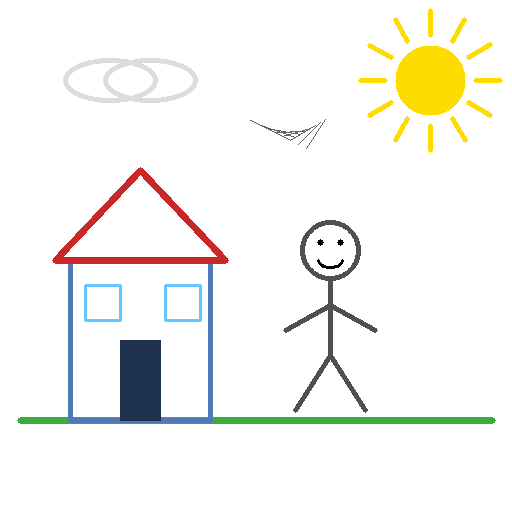
#> input picture Backend/sample_images/sample_child_art_01.png, 512 x 512 px, found by its file name
$ python analyze_art.py sample_images/sample_child_art_01.png --age-group 8-10   (older library calls are emulated)
#> lines starting #> are read from the running program, lines starting #| are printed output that depends on the picture; after the words box and inside, x2 and y2 are one past the last pixel; in counts of white or black regions, pixels touching at a corner belong together
### Backend/src/art_feature_extractor.py
"""
art_feature_extractor.py

Extract OpenCV features from child art/drawing images.

Safe purpose:
    Screening/research feature extraction only.
    Do not use this tool to diagnose trauma, abuse, rape, or mental illness.

Main outputs:
    - color features
    - line/stroke features
    - shape/composition features
    - texture features

Usage:
    python src/art_feature_extractor.py path/to/drawing.jpg --out extracted_features.csv
"""

from __future__ import annotations

import argparse
from pathlib import Path
from typing import Dict, Any, List, Tuple

import cv2
import numpy as np
import pandas as pd


FEATURE_COLUMNS = [
    "age_group",
    "drawing_prompt",
    "scan_quality_score",
    "mean_hue_deg",
    "mean_saturation",
    "mean_value_brightness",
    "warm_color_ratio",
    "cool_color_ratio",
    "dark_color_ratio",
    "bright_color_ratio",
    "red_ratio",
    "blue_ratio",
    "green_ratio",
    "yellow_ratio",
    "black_gray_ratio",
    "dominant_color_count",
    "color_variety_score",
    "edge_density",
    "line_count",
    "avg_line_length_px",
    "line_length_std_px",
    "stroke_thickness_avg_px",
    "stroke_thickness_std_px",
    "broken_line_ratio",
    "horizontal_line_ratio",
    "vertical_line_ratio",
    "diagonal_line_ratio",
    "curved_line_ratio",
    "orientation_entropy",
    "closed_contour_ratio",
    "shape_count",
    "object_count",
    "drawing_area_ratio",
    "whitespace_ratio",
    "center_occupancy_ratio",
    "left_right_symmetry_score",
    "top_bottom_balance_score",
    "texture_entropy",
    "contrast_score",
    "scribble_density",
    "erasure_marks_ratio",
    "pressure_proxy_darkness",
]


def safe_ratio(a: float, b: float) -> float:
    return float(a) / float(b) if b else 0.0


def load_image(image_path: Path, size: int = 512) -> np.ndarray:
    img = cv2.imread(str(image_path))
    if img is None:
        raise ValueError(f"Cannot read image: {image_path}")
    return cv2.resize(img, (size, size), interpolation=cv2.INTER_AREA)


def color_features(img_bgr: np.ndarray) -> Dict[str, Any]:
    h, w = img_bgr.shape[:2]
    total = h * w

    hsv = cv2.cvtColor(img_bgr, cv2.COLOR_BGR2HSV).astype(np.float32)
    hue_deg = hsv[:, :, 0] * 2.0
    sat = hsv[:, :, 1] / 255.0
    val = hsv[:, :, 2] / 255.0

    colored_pixels = (sat > 0.18) & (val > 0.18)

    warm = ((hue_deg <= 75) | (hue_deg >= 320)) & colored_pixels
    cool = (hue_deg >= 160) & (hue_deg <= 280) & colored_pixels
    dark = val < 0.30
    bright = val > 0.75

    red = ((hue_deg < 25) | (hue_deg > 335)) & (sat > 0.25) & (val > 0.20)
    blue = (hue_deg >= 180) & (hue_deg <= 260) & (sat > 0.25) & (val > 0.20)
    green = (hue_deg >= 80) & (hue_deg <= 160) & (sat > 0.25) & (val > 0.20)
    yellow = (hue_deg >= 40) & (hue_deg <= 75) & (sat > 0.25) & (val > 0.20)
    black_gray = (sat < 0.18) & (val < 0.55)

    # Dominant color count using HSV bins that cover at least 1% of image.
    hue_bins = np.floor(hue_deg[colored_pixels] / 30).astype(int)
    dominant_color_count = 0
    if hue_bins.size:
        counts = np.bincount(np.clip(hue_bins, 0, 11), minlength=12)
        dominant_color_count = int(np.sum(counts > (0.01 * total)))

    return {
        "mean_hue_deg": float(np.mean(hue_deg[colored_pixels])) if np.any(colored_pixels) else 0.0,
        "mean_saturation": float(np.mean(sat)),
        "mean_value_brightness": float(np.mean(val)),
        "warm_color_ratio": safe_ratio(np.count_nonzero(warm), total),
        "cool_color_ratio": safe_ratio(np.count_nonzero(cool), total),
        "dark_color_ratio": safe_ratio(np.count_nonzero(dark), total),
        "bright_color_ratio": safe_ratio(np.count_nonzero(bright), total),
        "red_ratio": safe_ratio(np.count_nonzero(red), total),
        "blue_ratio": safe_ratio(np.count_nonzero(blue), total),
        "green_ratio": safe_ratio(np.count_nonzero(green), total),
        "yellow_ratio": safe_ratio(np.count_nonzero(yellow), total),
        "black_gray_ratio": safe_ratio(np.count_nonzero(black_gray), total),
        "dominant_color_count": dominant_color_count,
        "color_variety_score": float(np.std(hue_deg[colored_pixels]) / 180.0) if np.any(colored_pixels) else 0.0,
        "pressure_proxy_darkness": float(1.0 - np.mean(val)),
    }


def line_and_stroke_features(gray: np.ndarray, binary_inv: np.ndarray) -> Dict[str, Any]:
    h, w = gray.shape
    total = h * w

    edges = cv2.Canny(gray, 80, 160)
    edge_density = safe_ratio(np.count_nonzero(edges), total)

    lines = cv2.HoughLinesP(
        edges,
        rho=1,
        theta=np.pi / 180,
        threshold=45,
        minLineLength=18,
        maxLineGap=8,
    )

    lengths: List[float] = []
    angles: List[float] = []
    horizontal = vertical = diagonal = 0

    if lines is not None:
        for line in lines:
            # OpenCV can return HoughLinesP results as shape (N, 1, 4)
            # or shape (N, 4), depending on version/build.
            # Flatten makes it stable for both cases.
            coords = np.asarray(line).reshape(-1)
            if coords.size < 4:
                continue

            x1, y1, x2, y2 = coords[:4].astype(float)

            length = float(np.hypot(x2 - x1, y2 - y1))
            angle = float(abs(np.degrees(np.arctan2(y2 - y1, x2 - x1))))
            lengths.append(length)
            angles.append(angle)

            if angle < 20 or angle > 160:
                horizontal += 1
            elif 70 < angle < 110:
                vertical += 1
            else:
                diagonal += 1

    line_count = len(lengths)
    avg_len = float(np.mean(lengths)) if lengths else 0.0
    std_len = float(np.std(lengths)) if lengths else 0.0

    # Broken-line proxy: many short line segments compared to all detected lines.
    broken_line_ratio = safe_ratio(sum(1 for x in lengths if x < 35), line_count)

    # Orientation entropy from line angle bins.
    orientation_entropy = 0.0
    if angles:
        hist, _ = np.histogram(angles, bins=9, range=(0, 180))
        prob = hist / max(hist.sum(), 1)
        orientation_entropy = float(-np.sum(prob[prob > 0] * np.log2(prob[prob > 0])) / np.log2(9))

    # Stroke thickness proxy with distance transform.
    dist = cv2.distanceTransform(binary_inv, cv2.DIST_L2, 5)
    stroke_values = dist[dist > 0]
    stroke_avg = float(np.mean(stroke_values) * 2.0) if stroke_values.size else 0.0
    stroke_std = float(np.std(stroke_values) * 2.0) if stroke_values.size else 0.0

    return {
        "edge_density": float(edge_density),
        "line_count": int(line_count),
        "avg_line_length_px": avg_len,
        "line_length_std_px": std_len,
        "stroke_thickness_avg_px": stroke_avg,
        "stroke_thickness_std_px": stroke_std,
        "broken_line_ratio": broken_line_ratio,
        "horizontal_line_ratio": safe_ratio(horizontal, line_count),
        "vertical_line_ratio": safe_ratio(vertical, line_count),
        "diagonal_line_ratio": safe_ratio(diagonal, line_count),
        "orientation_entropy": orientation_entropy,
    }


def shape_composition_texture_features(gray: np.ndarray, binary_inv: np.ndarray) -> Dict[str, Any]:
    h, w = gray.shape
    total = h * w

    drawing_pixels = np.count_nonzero(binary_inv)
    drawing_area_ratio = safe_ratio(drawing_pixels, total)
    whitespace_ratio = 1.0 - drawing_area_ratio

    contours, _ = cv2.findContours(binary_inv, cv2.RETR_EXTERNAL, cv2.CHAIN_APPROX_SIMPLE)
    contours = [c for c in contours if cv2.contourArea(c) > 25]

    shape_count = len(contours)
    closed = 0
    curved = 0

    for c in contours:
        peri = cv2.arcLength(c, True)
        if peri <= 0:
            continue
        area = cv2.contourArea(c)
        compactness = area / (peri * peri)
        if compactness > 0.008:
            closed += 1

        approx = cv2.approxPolyDP(c, 0.02 * peri, True)
        # Curve proxy: long contour with many approximation points.
        if len(approx) > 8 and peri > 40:
            curved += 1

    center = binary_inv[h // 4 : 3 * h // 4, w // 4 : 3 * w // 4]
    center_occupancy_ratio = safe_ratio(np.count_nonzero(center), center.size)

    left = binary_inv[:, : w // 2]
    right = cv2.flip(binary_inv[:, w // 2 :], 1)
    min_w = min(left.shape[1], right.shape[1])
    symmetry_diff = np.mean(cv2.absdiff(left[:, :min_w], right[:, :min_w])) / 255.0
    left_right_symmetry_score = float(1.0 - symmetry_diff)

    top = binary_inv[: h // 2, :]
    bottom = binary_inv[h // 2 :, :]
    top_ratio = safe_ratio(np.count_nonzero(top), top.size)
    bottom_ratio = safe_ratio(np.count_nonzero(bottom), bottom.size)
    top_bottom_balance_score = float(1.0 - abs(top_ratio - bottom_ratio))

    hist = cv2.calcHist([gray], [0], None, [256], [0, 256]).flatten()
    prob = hist / max(hist.sum(), 1)
    texture_entropy = float(-np.sum(prob[prob > 0] * np.log2(prob[prob > 0])) / 8.0)
    contrast_score = float(np.std(gray) / 255.0)

    # Scribble proxy: high edge density inside drawing area.
    edges = cv2.Canny(gray, 80, 160)
    scribble_density = float(edge_density := safe_ratio(np.count_nonzero(edges), total)) * drawing_area_ratio

    # Erasure proxy: light gray low saturation-like strokes on paper background.
    # Works better on scanned pencil/eraser marks than on clean digital art.
    light_gray = (gray > 180) & (gray < 245)
    erasure_marks_ratio = safe_ratio(np.count_nonzero(light_gray & (binary_inv == 0)), total)

    return {
        "closed_contour_ratio": safe_ratio(closed, shape_count),
        "shape_count": int(shape_count),
        "object_count": int(shape_count),
        "drawing_area_ratio": float(drawing_area_ratio),
        "whitespace_ratio": float(whitespace_ratio),
        "center_occupancy_ratio": float(center_occupancy_ratio),
        "left_right_symmetry_score": float(left_right_symmetry_score),
        "top_bottom_balance_score": float(top_bottom_balance_score),
        "texture_entropy": float(texture_entropy),
        "contrast_score": float(contrast_score),
        "scribble_density": float(scribble_density),
        "erasure_marks_ratio": float(erasure_marks_ratio),
        "curved_line_ratio": safe_ratio(curved, shape_count),
    }


def image_quality_score(gray: np.ndarray) -> float:
    # Blur + brightness sanity score. 1.0 means acceptable quality.
    lap_var = cv2.Laplacian(gray, cv2.CV_64F).var()
    blur_score = min(lap_var / 400.0, 1.0)
    brightness = np.mean(gray) / 255.0
    exposure_score = 1.0 - min(abs(brightness - 0.72) / 0.72, 1.0)
    return float(max(0.0, min(1.0, 0.65 * blur_score + 0.35 * exposure_score)))


def extract_art_features(
    image_path: str | Path,
    age_group: str = "unknown",
    drawing_prompt: str = "Free drawing",
) -> Dict[str, Any]:
    image_path = Path(image_path)
    img = load_image(image_path)

    gray = cv2.cvtColor(img, cv2.COLOR_BGR2GRAY)

    # Binary inverse: drawing pixels become white.
    # Threshold near paper background. Works with white/near-white paper scans.
    binary_inv = cv2.threshold(gray, 245, 255, cv2.THRESH_BINARY_INV)[1]

    features: Dict[str, Any] = {
        "image_path": str(image_path),
        "image_id": image_path.name,
        "age_group": age_group,
        "drawing_prompt": drawing_prompt,
        "scan_quality_score": image_quality_score(gray),
    }

    features.update(color_features(img))
    features.update(line_and_stroke_features(gray, binary_inv))
    features.update(shape_composition_texture_features(gray, binary_inv))

    # Ensure every ML feature is present in consistent order.
    for col in FEATURE_COLUMNS:
        features.setdefault(col, 0.0)

    return features


# [21 lines left out: functions save_single, main, not called in this run]


# [2 lines that do not run on import are left out]

### Backend/src/analyze_art.py
"""
analyze_art.py

One command:
    image -> OpenCV features -> ML prediction

Usage:
    python src/analyze_art.py sample_images/sample_child_art_01.png --age-group 8-10
"""

from __future__ import annotations

import argparse
from pathlib import Path
import subprocess
import sys

import pandas as pd

from art_feature_extractor import extract_art_features, FEATURE_COLUMNS


def main() -> None:
    parser = argparse.ArgumentParser()
    parser.add_argument("image")
    parser.add_argument("--age-group", default="unknown")
    parser.add_argument("--drawing-prompt", default="Free drawing")
    parser.add_argument("--out", default="one_image_prediction.csv")
    args = parser.parse_args()

    feature_csv = Path("_temp_one_image_features.csv")
    features = extract_art_features(args.image, age_group=args.age_group, drawing_prompt=args.drawing_prompt)
#> in load_image, img is the input picture: shape (512, 512, 3); mean B, G, R 240.5, 245.1, 245.6
#> in extract_art_features, `binary_inv = cv2.threshold(gray, 245, 255, cv2.THRESH_BINARY_INV)[1]`:
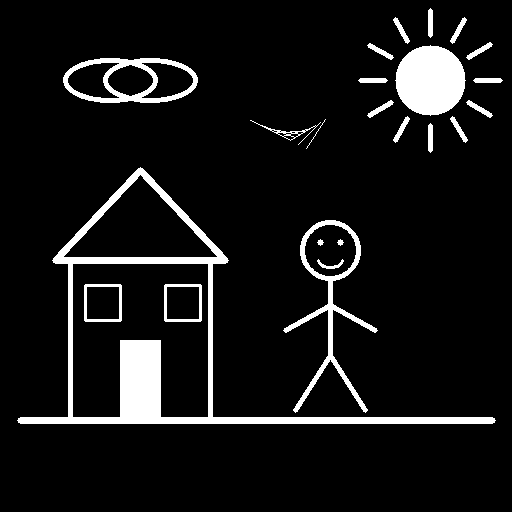
#> binary_inv: shape (512, 512); 8.4% white; 23 white regions, largest, box (x1, y1, x2, y2) and area: (17, 167, 496, 424) 10825, (395, 45, 466, 116) 3853, (283, 220, 378, 413) 2371
#> in image_quality_score, `lap_var = cv2.Laplacian(gray, cv2.CV_64F).var()`: lap_var = 1527.2
#> in image_quality_score, `blur_score = min(lap_var / 400.0, 1.0)`: blur_score = 1
#> in image_quality_score, `brightness = np.mean(gray) / 255.0`: brightness = 0.96
#> in image_quality_score, `exposure_score = 1.0 - min(abs(brightness - 0.72) / 0.72, 1.0)`: exposure_score = 0.667
#> in extract_art_features, `features: Dict[str, Any] = { "image_path": str(image_path), "image_id"..`: features = {'image_path': 'sample_images/sample_child_art_01.png', 'image_id': 'sample_child_art_01.png', 'age_group': '8-10', 'drawing_prompt': 'Free drawing', 'scan_quality_score': 0.883}
#> in color_features, `hsv = cv2.cvtColor(img_bgr, cv2.COLOR_BGR2HSV).astype(np.float32)`:
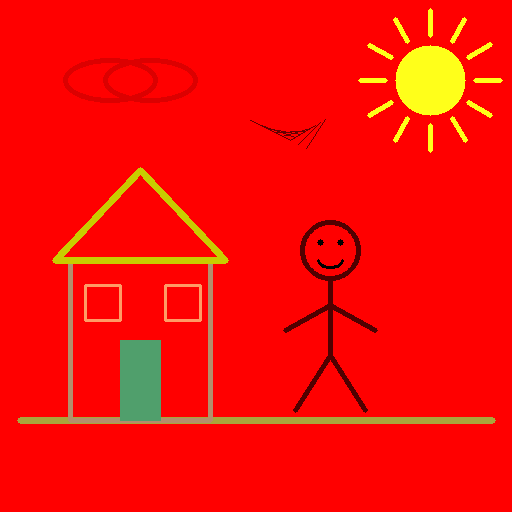
#> hsv: shape (512, 512, 3) float32; mean B, G, R 3.7, 12.8, 249.3
#> in color_features, `hue_bins = np.floor(hue_deg[colored_pixels] / 30).astype(int)`: hue_bins = 17174 values, max 7 at index 8322, min 0 at index 5517, mean 3.43
#> in color_features, `counts = np.bincount(np.clip(hue_bins, 0, 11), minlength=12)`: counts = [2805, 5517, 0, 0, 2563, 0, 832, 5457, 0, 0, 0, 0]
#> in color_features, `dominant_color_count = int(np.sum(counts > (0.01 * total)))`: dominant_color_count = 3
#> in line_and_stroke_features, `edges = cv2.Canny(gray, 80, 160)`:
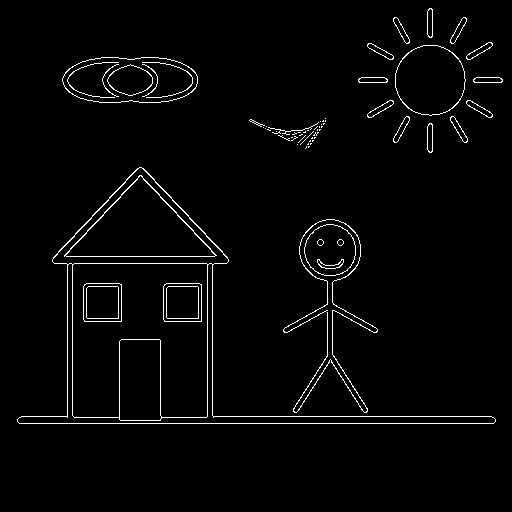
#> edges: shape (512, 512); 2.4% white in thin lines or dots, all inside (x1, y1, x2, y2) = (17, 8, 503, 424)
#> in line_and_stroke_features, `edge_density = safe_ratio(np.count_nonzero(edges), total)`: edge_density = 0.0243
#> in line_and_stroke_features, `lines = cv2.HoughLinesP( edges, rho=1, theta=np.pi / 180, threshold=45..`: lines = 44 rows, first 6: [19, 423, 493, 423], [207, 416, 491, 416], [212, 415, 212, 241], [67, 417, 67, 242], [72, 415, 72, 237], [54, 263, 226, 263]
#> the loop in line_and_stroke_features, `for line in lines:` made 44 passes
#> (x1, y1, x2, y2, length, angle) on passes 1 to 8: (19, 423, 493, 423, 474, 0), (207, 416, 491, 416, 284, 0), (212, 415, 212, 241, 174, 90), (67, 417, 67, 242, 175, 90), (72, 415, 72, 237, 178, 90), (54, 263, 226, 263, 172, 0), (207, 415, 207, 256, 159, 90), (54, 256, 214, 256, 160, 0)
#> after the loop in line_and_stroke_features, `for line in lines:`: angles = 44 values, max 90 at index 2, min 0 at index 0, mean 39.52; diagonal = 16; horizontal = 18; lengths = 44 values, max 474 at index 0, min 21 at index 30, mean 83.33; vertical = 10
#> in line_and_stroke_features, `line_count = len(lengths)`: line_count = 44
#> in line_and_stroke_features, `avg_len = float(np.mean(lengths)) if lengths else 0.0`: avg_len = 83.33
#> in line_and_stroke_features, `std_len = float(np.std(lengths)) if lengths else 0.0`: std_len = 82.91
#> in line_and_stroke_features, `broken_line_ratio = safe_ratio(sum(1 for x in lengths if x < 35), line..`: broken_line_ratio = 0.295
#> in line_and_stroke_features, `hist, _ = np.histogram(angles, bins=9, range=(0, 180))`: hist = [18, 1, 14, 1, 10, 0, 0, 0, 0]
#> in line_and_stroke_features, `prob = hist / max(hist.sum(), 1)`: prob = [0.409, 0.0227, 0.318, 0.0227, 0.227, 0, 0, 0, 0]
#> in line_and_stroke_features, `orientation_entropy = float(-np.sum(prob[prob > 0] * np.log2(prob[prob..`: orientation_entropy = 0.564
#> in line_and_stroke_features, `stroke_avg = float(np.mean(stroke_values) * 2.0) if stroke_values.size..`: stroke_avg = 9.58
#> in line_and_stroke_features, `stroke_std = float(np.std(stroke_values) * 2.0) if stroke_values.size ..`: stroke_std = 11.77
#> in shape_composition_texture_features, `drawing_pixels = np.count_nonzero(binary_inv)`: drawing_pixels = 21896
#> in shape_composition_texture_features, `drawing_area_ratio = safe_ratio(drawing_pixels, total)`: drawing_area_ratio = 0.0835
#> in shape_composition_texture_features, `whitespace_ratio = 1.0 - drawing_area_ratio`: whitespace_ratio = 0.916
#> in shape_composition_texture_features, `contours, _ = cv2.findContours(binary_inv, cv2.RETR_EXTERNAL, cv2.CHAI..`: contours = 18 contours, 1 with area under 20; largest, box (x1, y1, x2, y2) and area: (17, 167, 496, 424) 33945, (63, 58, 198, 103) 4972, (283, 220, 378, 413) 4066, (395, 45, 466, 116) 3754, (250, 120, 321, 145) 172
#> in shape_composition_texture_features, `contours = [c for c in contours if cv2.contourArea(c) > 25]`: contours = 17 contours; largest, box (x1, y1, x2, y2) and area: (17, 167, 496, 424) 33945, (63, 58, 198, 103) 4972, (283, 220, 378, 413) 4066, (395, 45, 466, 116) 3754, (250, 120, 321, 145) 172
#> in shape_composition_texture_features, `shape_count = len(contours)`: shape_count = 17
#> the loop in shape_composition_texture_features, `for c in contours:` made 17 passes
#> (peri, area, compactness, approx) on passes 5, 6, 7, 8, 13, 14: (67.25, 110, 0.0243, [[452, 116], [450, 119], [465, 142], [467, 139]]), (66.43, 109, 0.0247, [[407, 116], [393, 139], [395, 142], [409, 119]]), (67.25, 114, 0.0252, [[466, 102], [490, 117], [492, 115], [468, 100]]), (67.25, 114, 0.0252, [[393, 102], [390, 100], [367, 115], [370, 117]]), (66.43, 109, 0.0247, [[367, 45], [390, 59], [393, 57], [370, 43]]), (67.25, 114, 0.0252, [[492, 44], [489, 42], [466, 57], [469, 59]])
#> after the loop in shape_composition_texture_features, `for c in contours:`: closed = 15; curved = 1
#> in shape_composition_texture_features, `center = binary_inv[h // 4 : 3 * h // 4, w // 4 : 3 * w // 4]`:
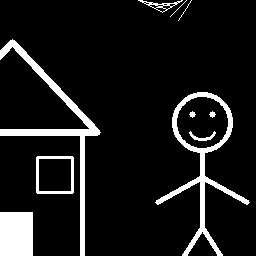
#> center: shape (256, 256); 9.9% white; 10 white regions (1 under 20 px), largest, box (x1, y1, x2, y2) and area: (0, 39, 101, 256) 2211, (155, 92, 250, 256) 2053, (0, 212, 33, 256) 1452
#> in shape_composition_texture_features, `center_occupancy_ratio = safe_ratio(np.count_nonzero(center), center.s..`: center_occupancy_ratio = 0.0986
#> in shape_composition_texture_features, `right = cv2.flip(binary_inv[:, w // 2 :], 1)`:
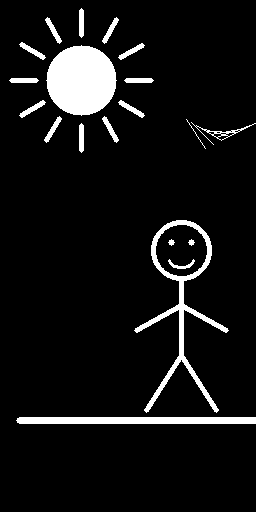
#> right: shape (512, 256); 7.6% white; 20 white regions, largest, box (x1, y1, x2, y2) and area: (46, 45, 117, 116) 3853, (134, 220, 229, 413) 2371, (16, 417, 256, 424) 1670
#> in shape_composition_texture_features, `symmetry_diff = np.mean(cv2.absdiff(left[:, :min_w], right[:, :min_w])..`: symmetry_diff = 0.123
#> in shape_composition_texture_features, `left_right_symmetry_score = float(1.0 - symmetry_diff)`: left_right_symmetry_score = 0.877
#> in shape_composition_texture_features, `bottom = binary_inv[h // 2 :, :]`:
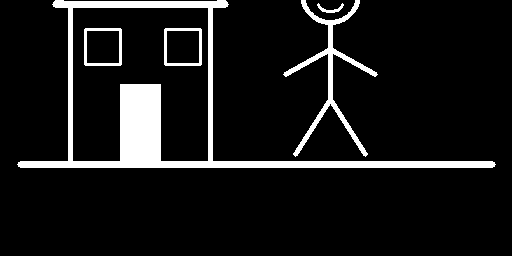
#> bottom: shape (256, 512); 9.2% white; 5 white regions, box (x1, y1, x2, y2) and area: (17, 0, 496, 168) 9259, (283, 0, 378, 157) 1879, (84, 28, 122, 66) 416, (164, 28, 202, 66) 416, (317, 3, 344, 13) 95
#> in shape_composition_texture_features, `top_ratio = safe_ratio(np.count_nonzero(top), top.size)`: top_ratio = 0.075
#> in shape_composition_texture_features, `bottom_ratio = safe_ratio(np.count_nonzero(bottom), bottom.size)`: bottom_ratio = 0.092
#> in shape_composition_texture_features, `top_bottom_balance_score = float(1.0 - abs(top_ratio - bottom_ratio))`: top_bottom_balance_score = 0.983
#> in shape_composition_texture_features, `hist = cv2.calcHist([gray], [0], None, [256], [0, 256]).flatten()`: hist = 256 values, max 240248 at index 255, min 0 at index 1, mean 1024
#> in shape_composition_texture_features, `prob = hist / max(hist.sum(), 1)`: prob = 256 values, max 0.916 at index 255, min 0 at index 1, mean 0.00391
#> in shape_composition_texture_features, `texture_entropy = float(-np.sum(prob[prob > 0] * np.log2(prob[prob > 0..`: texture_entropy = 0.0825
#> in shape_composition_texture_features, `contrast_score = float(np.std(gray) / 255.0)`: contrast_score = 0.151
#> in shape_composition_texture_features, `scribble_density = float(edge_density := safe_ratio(np.count_nonzero(e..`: scribble_density = 0.00203
#> in shape_composition_texture_features, `light_gray = (gray > 180) & (gray < 245)`:
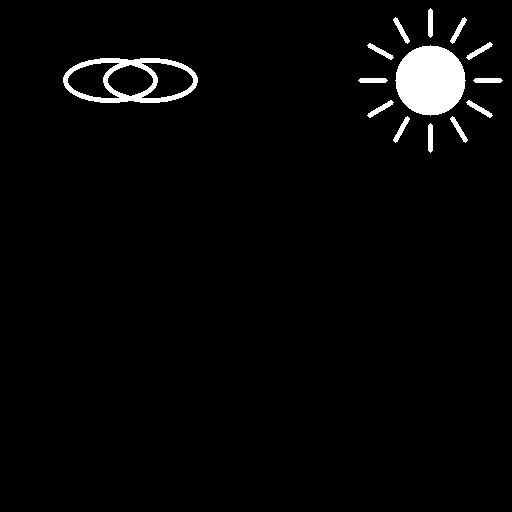
#> light_gray: shape (512, 512) bool; 2.9% white; 14 white regions, largest, box (x1, y1, x2, y2) and area: (395, 45, 466, 116) 3853, (63, 58, 198, 103) 1982, (466, 42, 493, 60) 142
#> in shape_composition_texture_features, `erasure_marks_ratio = safe_ratio(np.count_nonzero(light_gray & (binary..`: erasure_marks_ratio = 0
#> after the loop in extract_art_features, `for col in FEATURE_COLUMNS:`: features = 44 items
#> features = 44 items
    cols = ["image_path", "image_id"] + FEATURE_COLUMNS
    pd.DataFrame([features])[cols].to_csv(feature_csv, index=False)

    cmd = [
        sys.executable,
        str(Path(__file__).parent / "predict_art.py"),
        str(feature_csv),
        "--out",
        args.out,
    ]
    subprocess.run(cmd, check=True)
#> (this line was passed over: subprocess is not available in this run)
    feature_csv.unlink(missing_ok=True)


if __name__ == "__main__":
    main()
